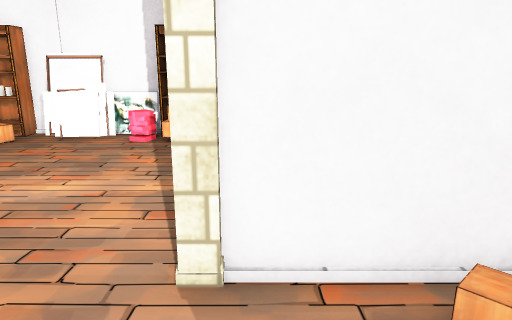
View 1 (above)

12 first-person views from a walk through a 3-D level made in the Unity game engine. The camera is 1.5 m above the floor, tilts 14° down and sees 70° across. The floor is counted in squares, 0.5 m on a side. Each view is taken from the middle of a square. On the plan, view 1 faces up. The plan holds only what a view shows up to about 20 squares ahead; the rest is blank. The place goes on beyond the plan. The player character is not drawn. Some animated figures are left out. Door leaves are left out, so doorways stand open. Some surface patterns are stand-ins.

View 2
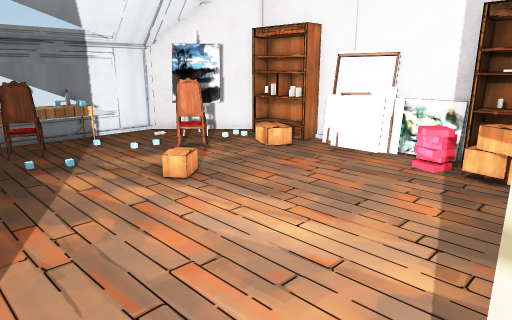

View 3
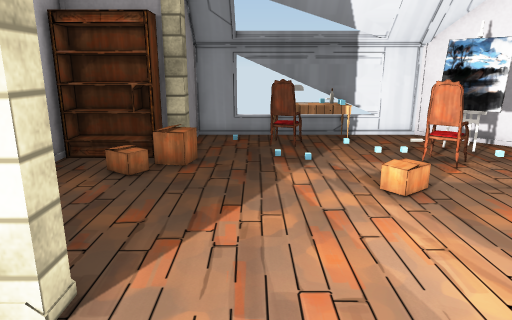

View 4
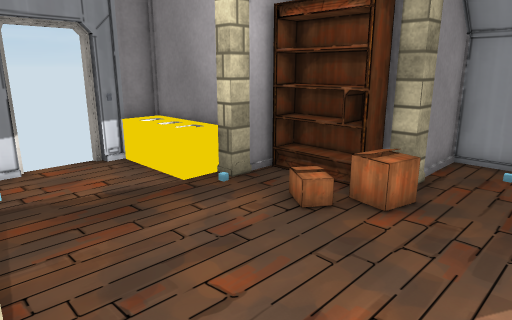

View 5
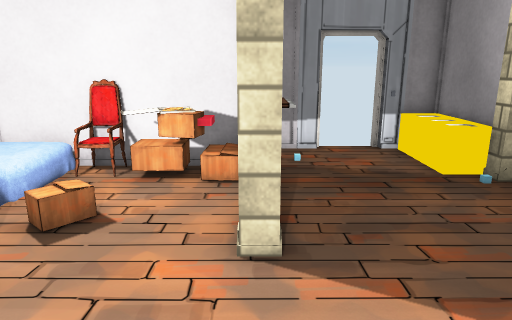

View 6
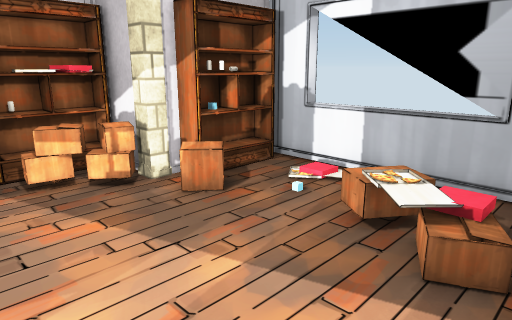

View 7
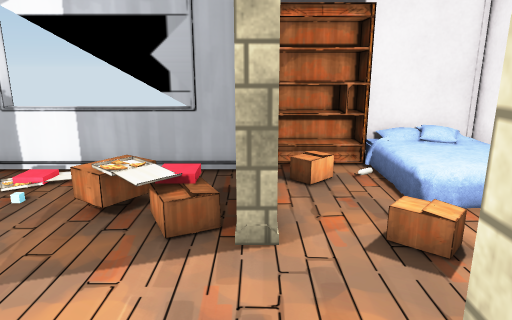

View 8
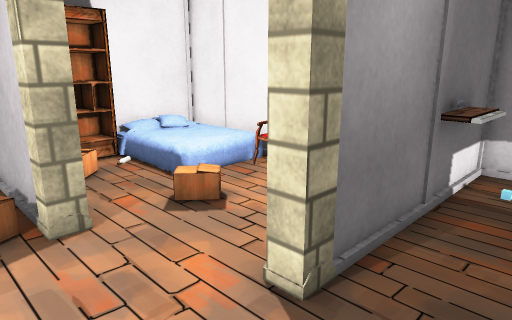

View 9
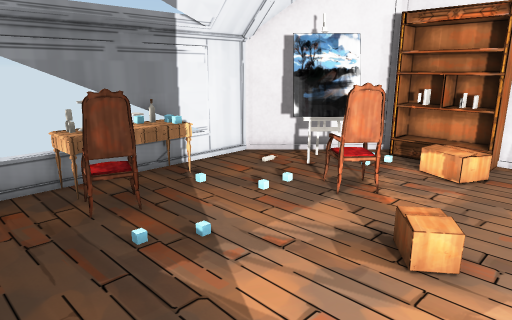

View 10
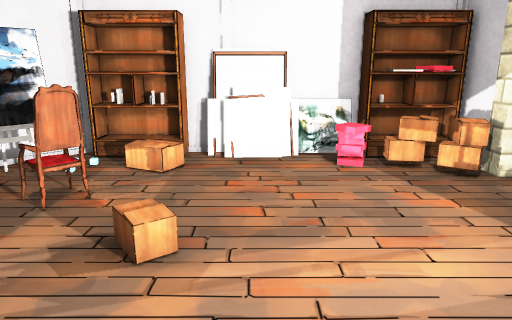

View 11
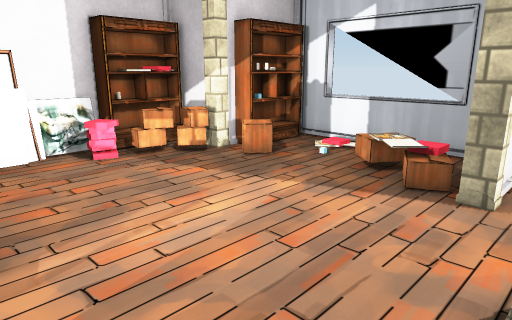

View 12
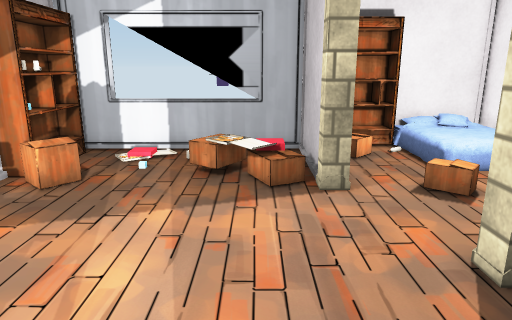

### Floor plan
Key: @ floor where view 1 was taken; # wall or solid block; . main floor; : floor 0.5 m higher than the main floor; / step, stairs or slope; D open door; = window, fence, low wall or low ledge; O other object.
Columns run from 18 left of view 1 to 5 right of it. Each row starts with its distance up from view 1.
 18        ##
 17    ##OOO#OO#OOOOO#
 16   ## OOO.===#=OO##
 15  ###O.OO.....==OOO
 14 ###OO...........O##OO##
 13 #.OO.............OOOOO#
 12 #....OO..........O....=
 11 #.....................=
 10 ##......O.............#
  9 #O................... #
  8 ##OO...............O. #
  7 ##OO..............O...#
  6 #.................O...#
  5 #................O#####
  4 #.....................OO
  3 ###OOOO......O.......OOO
  2   ##OOO......#...O....OO
  1     OO.......#.....:::/#
  0     OO ......#....@:   #
 -1     ##OO....###OOO.:   #
 -2      ##OO...###O##O#####
 -3       #OO...##
 -4       #OO....#
 -5       ##ODD###
 -6        ###

Where each view was taken, in squares from view 1:
view 1: 0 up, 0 right, facing up
view 2: 4 up, 1 left, facing up-left
view 3: 6 up, 1 left, facing left
view 4: 7 up, 5 left, facing down-left
view 5: 9 up, 5 left, facing down
view 6: 5 up, 6 left, facing up-right
view 7: 5 up, 7 left, facing right
view 8: 7 up, 8 left, facing down-right
view 9: 4 up, 8 left, facing up-left
view 10: 4 up, 8 left, facing up
view 11: 3 up, 10 left, facing up-right
view 12: 7 up, 10 left, facing right
